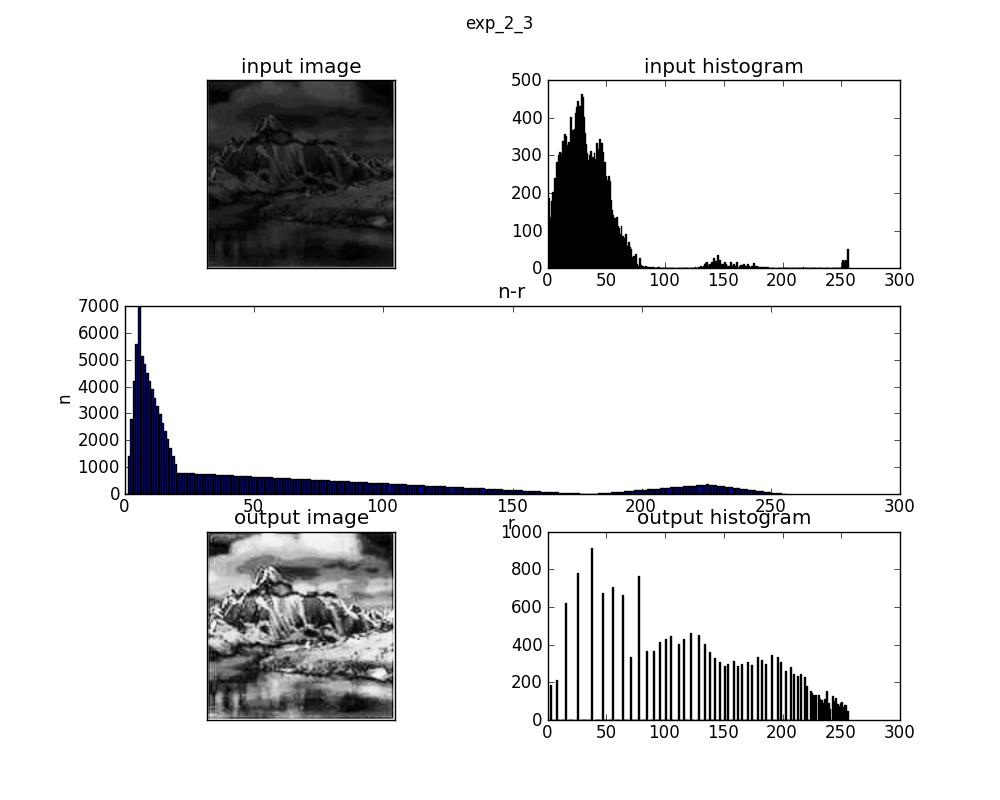

Reproduce this figure in Python.
# -*- coding : utf-8 -*- 

import matplotlib.pylab as pl
import matplotlib.cm as cm
import numpy as np
import Image
from PyDIP import *

def trans_line(r):
    if r <= 5:
        s = 1400*r
    elif r <= 20:
        s = 7000 - 310*r
    elif r <= 180:
        s = 900 - 5*r
    elif r <= 225:
        s = -1440 + 8*r
    else:
        s = 3060 - 12*r
    return s 
            
mountain_0 = np.asarray(Image.open('mountain.jpg').convert('L'))
(M,N) = mountain_0.shape
fig = pl.figure(figsize=(10,8))
# ax1
ax1 = fig.add_subplot(321)
ax1.imshow(mountain_0,cmap=cm.gray,norm=pl.Normalize(vmin=0,vmax=255))
ax1.set_title('input image')
ax1.set_xticks([])
ax1.set_yticks([])
# ax2
ax2 = fig.add_subplot(322)
hist_0,x_0 = np.histogram(mountain_0.flatten(),bins=256,range=(0,256))
ax2.bar(x_0[:-1],hist_0)
ax2.set_title('input histogram')
# ax3,4
r = np.arange(0,256)
n = [trans_line(x) for x in r]
ax34 = fig.add_subplot(3,2,(3,4))
ax34.bar(r,n)
ax34.set_title('n-r')
ax34.set_xlabel('r')
ax34.set_ylabel('n')
#ax5
mountain_1 = histmatch(mountain_0,n)
ax5 = fig.add_subplot(325)
ax5.imshow(mountain_1,cmap=cm.gray,norm=pl.Normalize(vmin=0,vmax=255))
ax5.set_title('output image')
ax5.set_xticks([])
ax5.set_yticks([])
#ax6
ax6 = fig.add_subplot(326)
hist_1,x_1 = np.histogram(mountain_1.flatten(),bins=256,range=(0,256))
ax6.bar(x_1[:-1],hist_1)
ax6.set_title('output histogram')

fig.suptitle('exp_2_3')
fig.savefig('exp_2_3.jpg')
fig.savefig('exp_2_3.eps')

